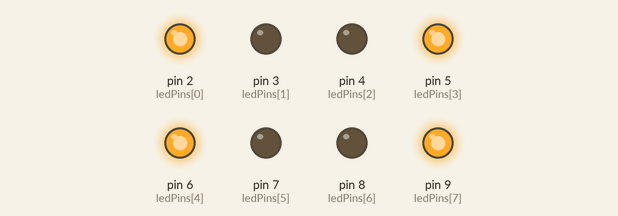
Bench run of a sketch on a simulated Arduino Uno, built with avr-gcc and run on an emulated ATmega328P. Shown: output pins drawn as LEDs (lit = HIGH).

Above: at 0.15 s.
At 1.35 s:
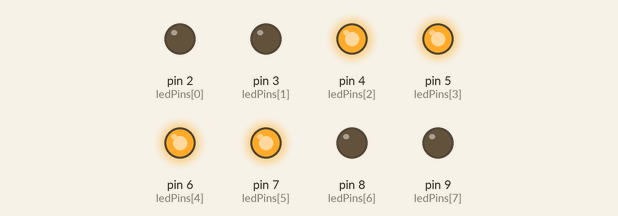
At 2.55 s:
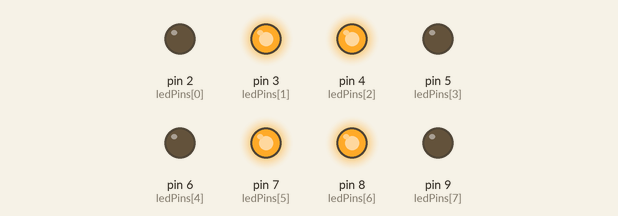
Timing chart, 0 to 3.0 s (numbered marks = the images above):
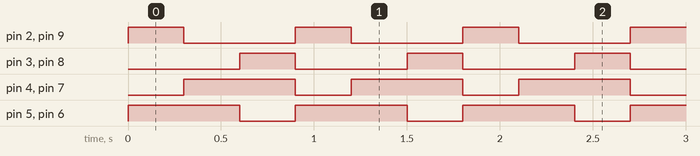

Measured:
- by itself, pin 2 (ledPins[0]), pin 3 (ledPins[1]), pin 8 (ledPins[6]), pin 9 (ledPins[7]): alternates HIGH for 0.30 s and LOW for 0.60 s
- by itself, pin 4 (ledPins[2]), pin 5 (ledPins[3]), pin 6 (ledPins[4]), pin 7 (ledPins[5]): alternates HIGH for 0.60 s and LOW for 0.30 s
- by itself, everything shown: repeats every 0.90 s, in 3 steps

The sketch:

set_pins_func.ino
```cpp
const int ledPins[] = {2, 3, 4, 5, 6, 7, 8, 9};
const int numPins = sizeof(ledPins) / sizeof(ledPins[0]);
const int DELAY_TIME = 300; // Adjust as needed

void setup() {
    for (int i = 0; i < numPins; i++) {
        pinMode(ledPins[i], OUTPUT);
    }
}

void setPinsHighOnly(int pinsToHigh[], int size) {
    // First turn all pins LOW
    for (int i = 0; i < numPins; i++) {
        digitalWrite(ledPins[i], LOW);
    }

    // Then set only the desired pins HIGH
    for (int i = 0; i < size; i++) {
        digitalWrite(pinsToHigh[i], HIGH);
    }

    delay(DELAY_TIME);
}

void loop() {
    int step1[] = {2, 5, 6, 9};
    int step2[] = {4, 5, 6, 7};
    int step3[] = {3, 4, 7, 8};

    setPinsHighOnly(step1, sizeof(step1)/sizeof(step1[0]));
    setPinsHighOnly(step2, sizeof(step2)/sizeof(step2[0]));
    setPinsHighOnly(step3, sizeof(step3)/sizeof(step3[0]));
}
```
